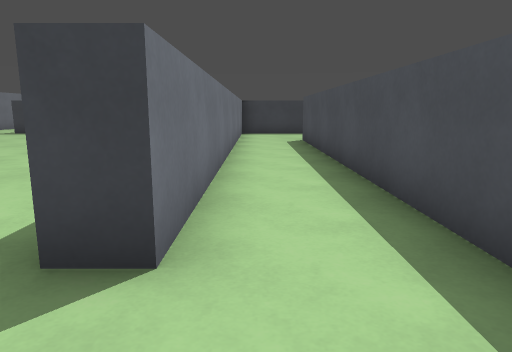
view 1 (above)

24 first-person views from a walk through a level from a Godot 3-D game. The camera is 1.2 m above the floor, tilts 10° down and sees 70° across. The floor is counted in squares, 1.2 m on a side. Each view is taken from the middle of a square. On the plan, view 1 faces up. The plan holds only what a view shows up to about 13 squares ahead; the rest is blank. The place goes on beyond the plan. Characters and animated objects are left out. Some surface patterns are stand-ins.

view 2
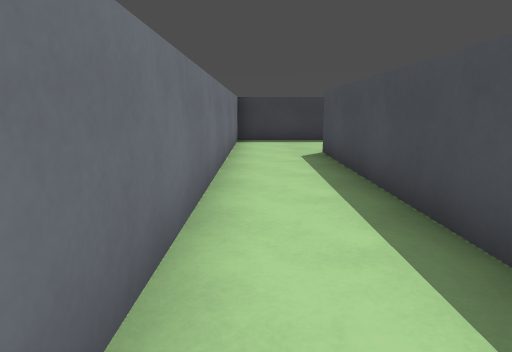

view 3
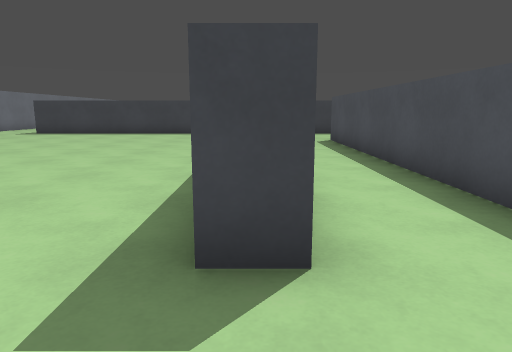

view 4
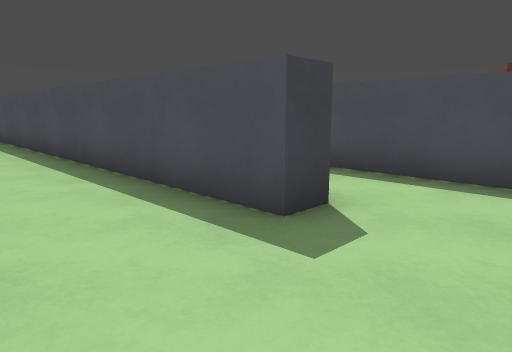

view 5
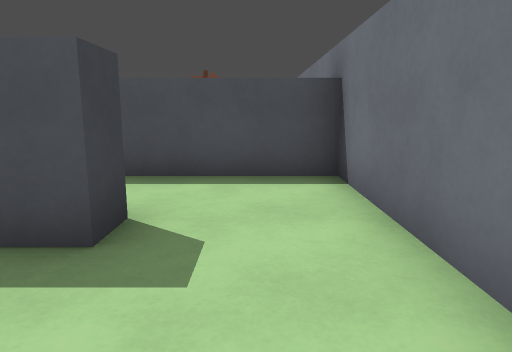

view 6
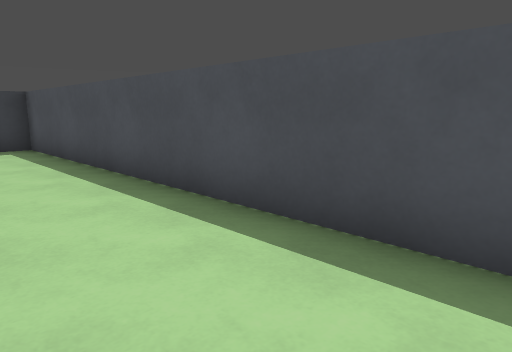

view 7
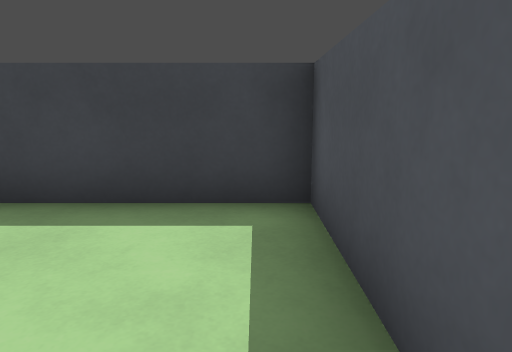

view 8
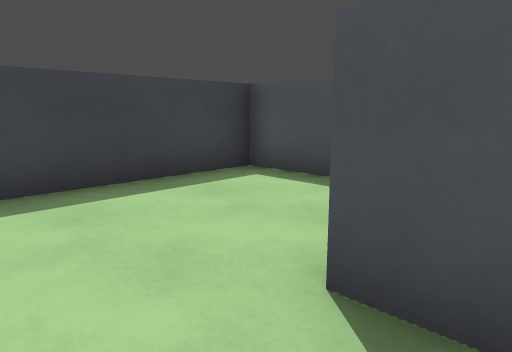

view 9
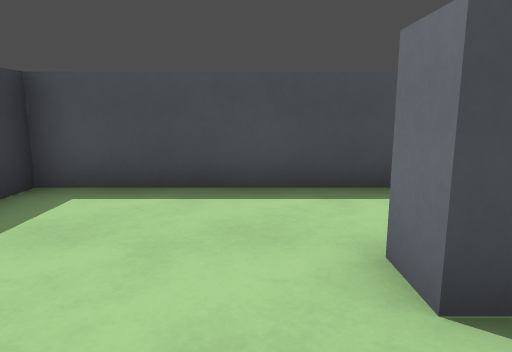

view 10
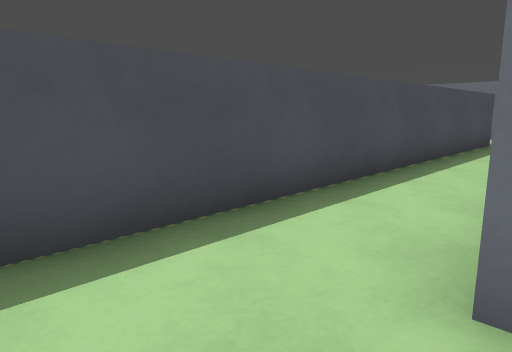

view 11
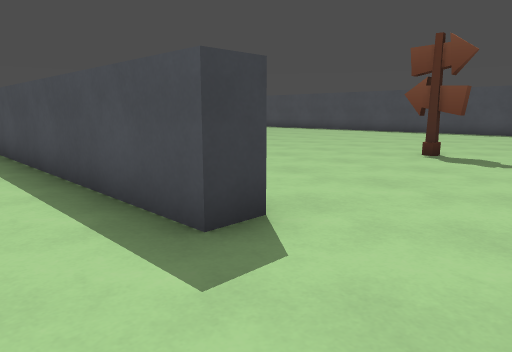

view 12
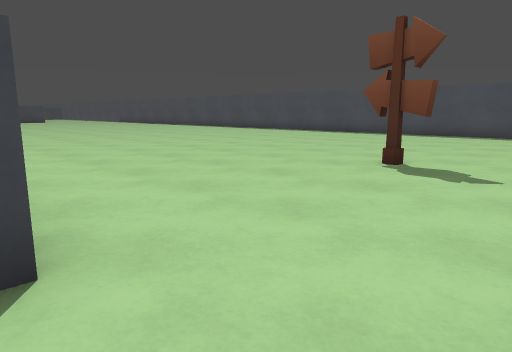

view 13
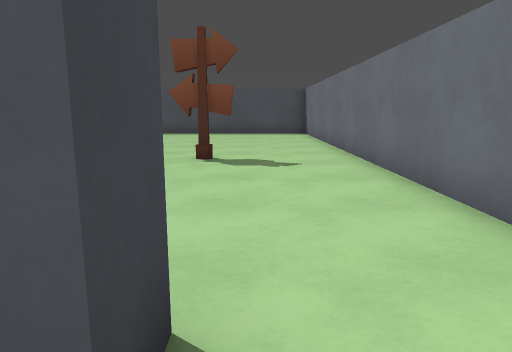

view 14
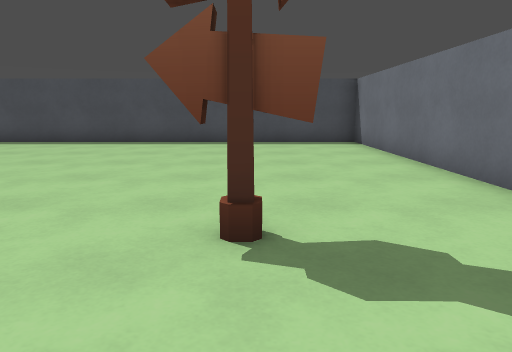

view 15
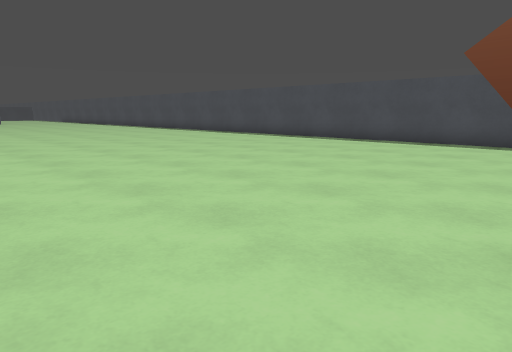

view 16
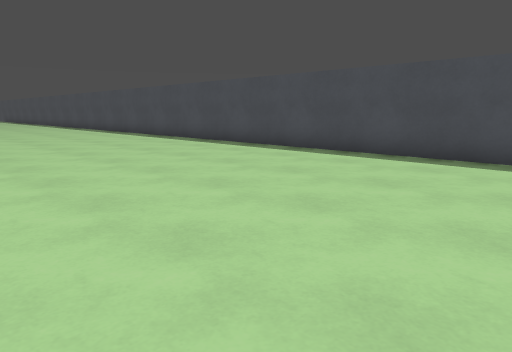

view 17
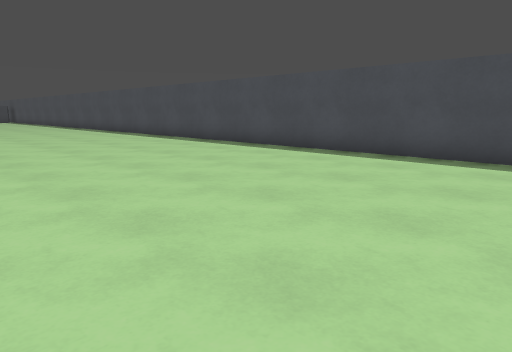

view 18
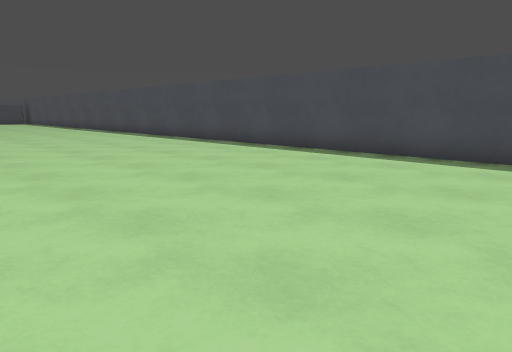

view 19
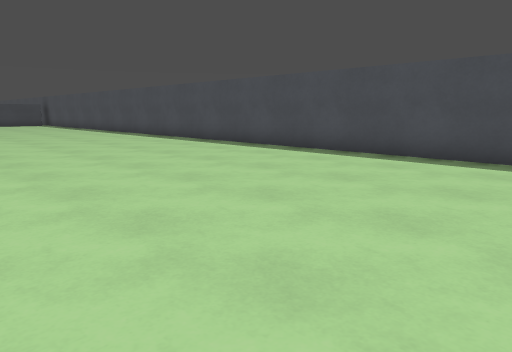

view 20
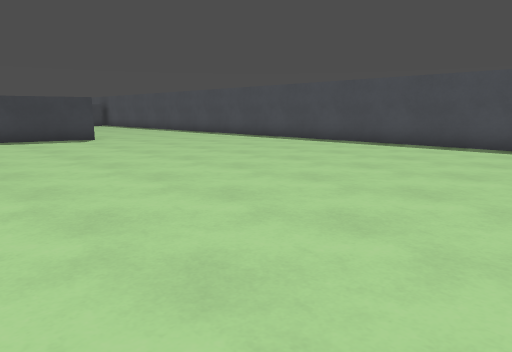

view 21
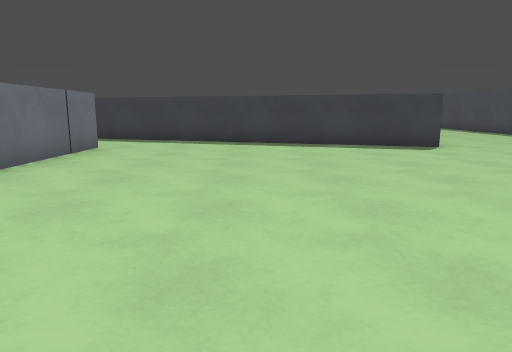

view 22
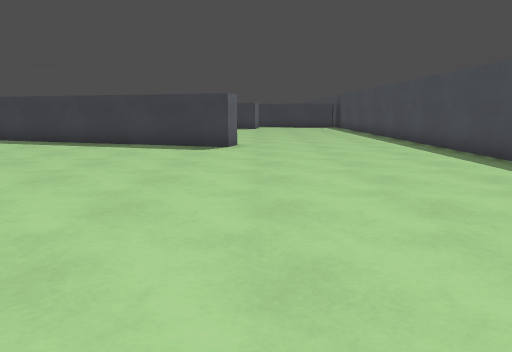

view 23
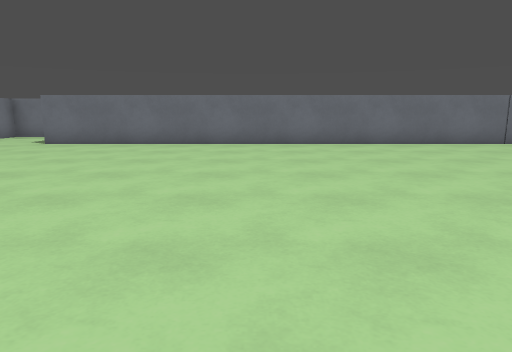

view 24
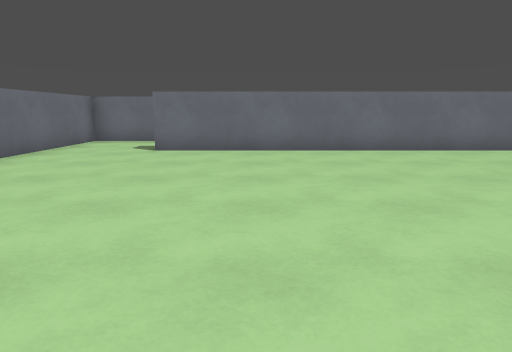

### Floor plan
Points are (right, up) in squares from view 1. A wall is a line through its corners. A room is listed if a view was taken in it or the views show most of it. See-through windows are left out.
Room 1 (views 1, 2, 3, 4, 5, 6, 7, 8, 9, 10)
walls: (-2.3, -0.3) (1.7, -0.3) (1.7, 13.1) (2.5, 13.1); (4.8, 13.4) (4.8, 16.9) (-0.6, 16.9) (-0.6, 2.2) (-1.4, 2.2) (-1.4, 16.9) (-4.5, 16.9)
ways out: opening at (3.5, 14) to room 2
Room 2 (views 11, 12, 13, 14, 15, 16, 17, 18, 19, 20, 21, 22, 23, 24)
walls: (2.4, 20.6) (2.4, 18.5) (7.1, 18.5); (12.2, 3.4) (11.9, 3.4) (12, 3.9); (21.2, 34.5) (21.2, 40.3); (12.2, 2.4) (11.9, 2.4) (11.9, 3.5); (15.5, 38.2) (15.2, 37.4) (6.7, 40); (5.5, 37.4) (5.5, 21.4); (5.6, 2.4) (4.8, 2.4) (4.8, 13.4); (7.1, -0.3) (21.2, -0.3) (21.2, 31.5)
ways out: opening at (3.5, 14) to room 1; opening at (5.5, 38.5)

Positions as (right, up) in squares from view 1, and headings:
1: (0, 0), facing up
2: (0, 4), facing up
3: (-1, 0), facing up
4: (-4, 0), facing up-right
5: (-4, 1), facing right
6: (-4, 6), facing up-right
7: (-2, 13), facing up
8: (0, 12), facing up-right
9: (0, 14), facing right
10: (2, 15), facing down-right
11: (3, 0), facing up-right
12: (5, 0), facing up-right
13: (4, 2), facing right
14: (9, 3), facing right
15: (9, 3), facing up-right
16: (13, 5), facing up-right
17: (13, 11), facing up-right
18: (13, 16), facing up-right
19: (13, 21), facing up-right
20: (10, 24), facing up-right
21: (10, 27), facing up
22: (16, 27), facing up
23: (17, 28), facing left
24: (15, 24), facing left
